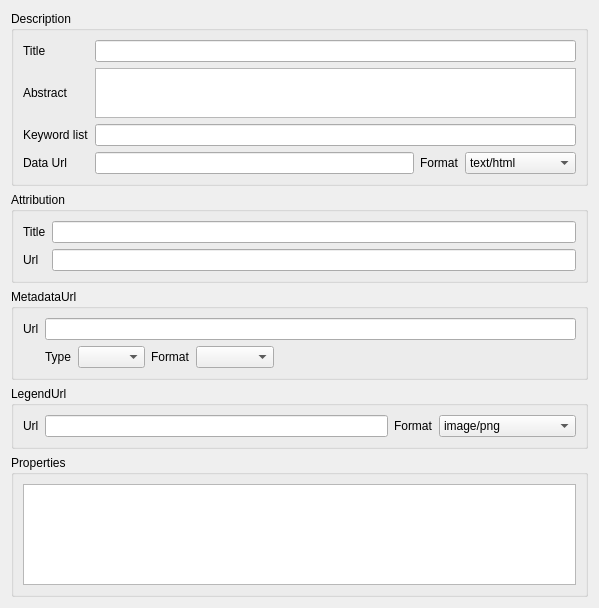
             <widget class="QWidget" name="scrollAreaWidgetContents_4">
              <property name="geometry">
               <rect>
                <x>0</x>
                <y>0</y>
                <width>599</width>
                <height>608</height>
               </rect>
              </property>
              <layout class="QGridLayout" name="gridLayout_12">
               <item row="0" column="0">
                <widget class="QgsCollapsibleGroupBox" name="mMetaDescriptionGrpBx">
                 <property name="title">
                  <string>Description</string>
                 </property>
                 <property name="syncGroup" stdset="0">
                  <string notr="true">rastermeta</string>
                 </property>
                 <layout class="QGridLayout" name="gridLayout_5">
                  <item row="1" column="0">
                   <widget class="QLabel" name="mLayerTitleLabel">
                    <property name="text">
                     <string>Title</string>
                    </property>
                   </widget>
                  </item>
                  <item row="1" column="1">
                   <widget class="QLineEdit" name="mLayerTitleLineEdit"/>
                  </item>
                  <item row="3" column="0">
                   <widget class="QLabel" name="mLayerAbstractLabel">
                    <property name="text">
                     <string>Abstract</string>
                    </property>
                   </widget>
                  </item>
                  <item row="3" column="1">
                   <widget class="QTextEdit" name="mLayerAbstractTextEdit">
                    <property name="sizePolicy">
                     <sizepolicy hsizetype="Expanding" vsizetype="Minimum">
                      <horstretch>0</horstretch>
                      <verstretch>0</verstretch>
                     </sizepolicy>
                    </property>
                    <property name="maximumSize">
                     <size>
                      <width>16777215</width>
                      <height>50</height>
                     </size>
                    </property>
                   </widget>
                  </item>
                  <item row="5" column="0">
                   <widget class="QLabel" name="mLayerKeywordListLabel">
                    <property name="text">
                     <string>Keyword list</string>
                    </property>
                   </widget>
                  </item>
                  <item row="5" column="1">
                   <widget class="QLineEdit" name="mLayerKeywordListLineEdit"/>
                  </item>
                  <item row="6" column="1">
                   <layout class="QHBoxLayout" name="horizontalLayout_13">
                    <item>
                     <widget class="QLineEdit" name="mLayerDataUrlLineEdit"/>
                    </item>
                    <item>
                     <widget class="QLabel" name="mLayerDataUrlFormatLabel">
                      <property name="text">
                       <string>Format</string>
                      </property>
                     </widget>
                    </item>
                    <item>
                     <widget class="QComboBox" name="mLayerDataUrlFormatComboBox">
                      <item>
                       <property name="text">
                        <string notr="true">text/html</string>
                       </property>
                      </item>
                      <item>
                       <property name="text">
                        <string notr="true">text/plain</string>
                       </property>
                      </item>
                      <item>
                       <property name="text">
                        <string notr="true">application/pdf</string>
                       </property>
                      </item>
                     </widget>
                    </item>
                   </layout>
                  </item>
                  <item row="6" column="0">
                   <widget class="QLabel" name="mLayerKeywordListLabel_3">
                    <property name="text">
                     <string>Data Url</string>
                    </property>
                   </widget>
                  </item>
                 </layout>
                </widget>
               </item>
               <item row="1" column="0">
                <widget class="QgsCollapsibleGroupBox" name="mMetaAttributionGrpBx">
                 <property name="title">
                  <string>Attribution</string>
                 </property>
                 <property name="syncGroup" stdset="0">
                  <string notr="true">vectormeta</string>
                 </property>
                 <layout class="QGridLayout" name="gridLayout_7">
                  <item row="0" column="0">
                   <widget class="QLabel" name="mLayerAttributionLabel">
                    <property name="text">
                     <string>Title</string>
                    </property>
                   </widget>
                  </item>
                  <item row="0" column="1">
                   <widget class="QLineEdit" name="mLayerAttributionLineEdit"/>
                  </item>
                  <item row="2" column="0">
                   <widget class="QLabel" name="mLayerAttributionUrlLabel">
                    <property name="text">
                     <string>Url</string>
                    </property>
                   </widget>
                  </item>
                  <item row="2" column="1">
                   <widget class="QLineEdit" name="mLayerAttributionUrlLineEdit"/>
                  </item>
                 </layout>
                </widget>
               </item>
               <item row="2" column="0">
                <widget class="QgsCollapsibleGroupBox" name="mMetaMetaUrlGrpBx">
                 <property name="title">
                  <string>MetadataUrl</string>
                 </property>
                 <property name="syncGroup" stdset="0">
                  <string notr="true">vectormeta</string>
                 </property>
                 <layout class="QGridLayout" name="gridLayout_9">
                  <item row="0" column="0">
                   <widget class="QLabel" name="mLayerMetadataUrlLabel">
                    <property name="text">
                     <string>Url</string>
                    </property>
                   </widget>
                  </item>
                  <item row="0" column="1">
                   <widget class="QLineEdit" name="mLayerMetadataUrlLineEdit"/>
                  </item>
                  <item row="1" column="1">
                   <layout class="QHBoxLayout" name="horizontalLayout_8">
                    <item>
                     <widget class="QLabel" name="mLayerMetadataUrlTypeLabel">
                      <property name="text">
                       <string>Type</string>
                      </property>
                     </widget>
                    </item>
                    <item>
                     <widget class="QComboBox" name="mLayerMetadataUrlTypeComboBox">
                      <item>
                       <property name="text">
                        <string notr="true"/>
                       </property>
                      </item>
                      <item>
                       <property name="text">
                        <string notr="true" extracomment="FGDC-STD-001-1988">FGDC</string>
                       </property>
                      </item>
                      <item>
                       <property name="text">
                        <string notr="true" extracomment="ISO 19115">TC211</string>
                       </property>
                      </item>
                     </widget>
                    </item>
                    <item>
                     <widget class="QLabel" name="mLayerMetadataUrlFormatLabel">
                      <property name="text">
                       <string>Format</string>
                      </property>
                     </widget>
                    </item>
                    <item>
                     <widget class="QComboBox" name="mLayerMetadataUrlFormatComboBox">
                      <item>
                       <property name="text">
                        <string notr="true"/>
                       </property>
                      </item>
                      <item>
                       <property name="text">
                        <string notr="true">text/plain</string>
                       </property>
                      </item>
                      <item>
                       <property name="text">
                        <string notr="true">text/xml</string>
                       </property>
                      </item>
                     </widget>
                    </item>
                    <item>
                     <spacer name="horizontalSpacer_4">
                      <property name="orientation">
                       <enum>Qt::Horizontal</enum>
                      </property>
                      <property name="sizeHint" stdset="0">
                       <size>
                        <width>40</width>
                        <height>20</height>
                       </size>
                      </property>
                     </spacer>
                    </item>
                   </layout>
                  </item>
                 </layout>
                </widget>
               </item>
               <item row="3" column="0">
                <widget class="QgsCollapsibleGroupBox" name="mMetaLegendGrpBx">
                 <property name="title">
                  <string>LegendUrl</string>
                 </property>
                 <layout class="QGridLayout" name="gridLayout_10">
                  <item row="0" column="0">
                   <layout class="QHBoxLayout" name="horizontalLayout_11">
                    <item>
                     <widget class="QLabel" name="mLayerLegendUrlLabel">
                      <property name="text">
                       <string>Url</string>
                      </property>
                     </widget>
                    </item>
                    <item>
                     <widget class="QLineEdit" name="mLayerLegendUrlLineEdit"/>
                    </item>
                    <item>
                     <widget class="QLabel" name="mLayerLegendUrlFormatLabel">
                      <property name="text">
                       <string>Format</string>
                      </property>
                     </widget>
                    </item>
                    <item>
                     <widget class="QComboBox" name="mLayerLegendUrlFormatComboBox">
                      <property name="minimumSize">
                       <size>
                        <width>137</width>
                        <height>0</height>
                       </size>
                      </property>
                      <property name="currentIndex">
                       <number>0</number>
                      </property>
                      <item>
                       <property name="text">
                        <string>image/png</string>
                       </property>
                      </item>
                      <item>
                       <property name="text">
                        <string>image/jpeg</string>
                       </property>
                      </item>
                      <item>
                       <property name="text">
                        <string>image/jpg</string>
                       </property>
                      </item>
                     </widget>
                    </item>
                   </layout>
                  </item>
                 </layout>
                </widget>
               </item>
               <item row="4" column="0">
                <widget class="QgsCollapsibleGroupBox" name="mMetaPropertiesGrpBx">
                 <property name="sizePolicy">
                  <sizepolicy hsizetype="Preferred" vsizetype="Preferred">
                   <horstretch>0</horstretch>
                   <verstretch>5</verstretch>
                  </sizepolicy>
                 </property>
                 <property name="title">
                  <string>Properties</string>
                 </property>
                 <property name="syncGroup" stdset="0">
                  <string notr="true">rastermeta</string>
                 </property>
                 <layout class="QVBoxLayout" name="verticalLayout_11">
                  <item>
                   <widget class="QTextBrowser" name="txtbMetadata"/>
                  </item>
                 </layout>
                </widget>
               </item>
               <item row="5" column="0">
                <spacer name="verticalSpacer_4">
                 <property name="orientation">
                  <enum>Qt::Vertical</enum>
                 </property>
                 <property name="sizeHint" stdset="0">
                  <size>
                   <width>20</width>
                   <height>0</height>
                  </size>
                 </property>
                </spacer>
               </item>
              </layout>
             </widget>
